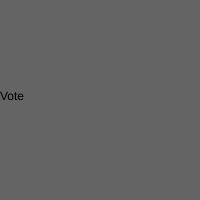
Frame 1 (no input)
Frame 60 (no input): identical to frame 1, image omitted
Frame 120 (the mouse pressed at the canvas centre since frame 60): identical to frame 1, image omitted

The p5.js sketch that drew this single still picture (run headless with seeded random() and noise() and a simulated clock; from frame 60 on, the mouse is pressed at the canvas centre):

// p5.js sketch
// ── sketch.js
var x = 0;

function setup() {
  // put setup code here
  createCanvas(200, 200);

}

function draw() {
  // put drawing code here
  background(100);
  text("Vote", x, 100);
  x += 5;
  if (x > width);
    x = 0;
}
